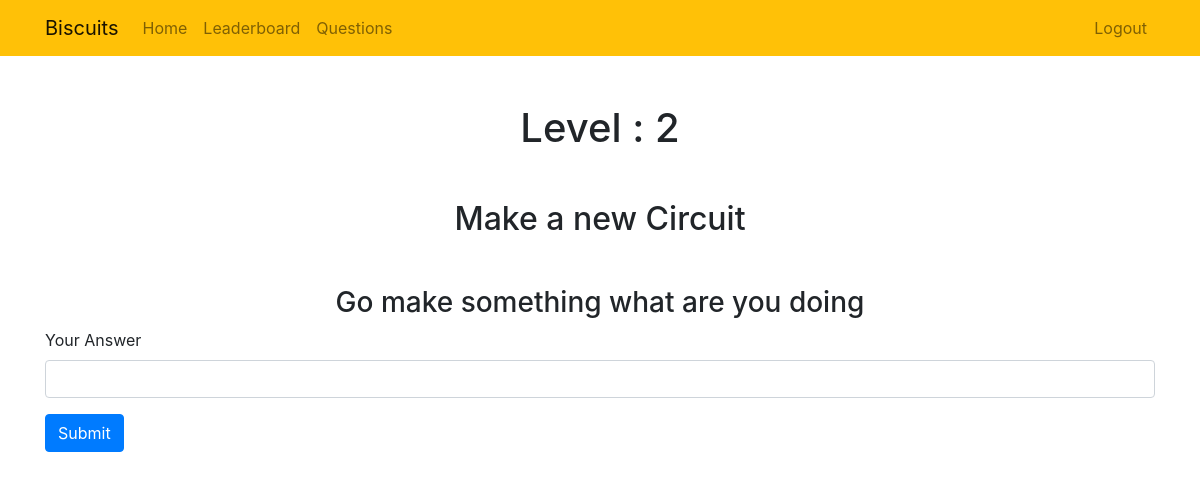
Page /questions/ (signed in) on the committed database.
### biscuitsrk/models.py (models this page shows, shortened)
class QuestionsModel(models.Model):
    level = models.IntegerField(default=0)
    title = models.CharField(max_length=100)
    description = models.TextField(blank=True)

### biscuitsrk/views.py (the view, shortened to what this page needs)
# urls.py: path('questions/', views.questions, name='questions'),
@login_required
def questions(request):
    u = get_object_or_404(Profile,user=request.user)
    if request.method=='GET':
        if u.answered == True:
            question = get_object_or_404(QuestionsModel, level=u.currentlevel)
            return render(request, 'biscuitsrk/questionsBlank.html',{'question':question,'u':u,"answers":[u.answer_history.split("\t"),u.response_history.split("\t")],"r":[x for x in range(len(u.response_history.split("\t")))]})
        question = get_object_or_404(QuestionsModel, level=u.currentlevel)
        return render(request, 'biscuitsrk/questions.html',{'question':question,'u':u,"answers":[u.answer_history.split("\t"),u.response_history.split("\t")],"r":[x for x in range(len(u.response_history.split("\t")))]})

### biscuitsrk/templates/biscuitsrk/questions.html (shortened to what this page needs)
{% extends "biscuitsrk/base.html" %}
{% block content %}
<h1 class="text-center mt-5" id="level">Level : {{ question.level }}</h1>
<h2 class="text-center mt-5" id="title">{{ question.title }}</h2>
<h3 class="text-center mt-5" id="full">{{ question.description }}</h3>
  <form method="POST">
    <div class="form-group">
        <label for="response">Your Answer</label>
        <input type="text" name="answer" class="form-control" id="response">
    </div>
    <button type="submit" class="btn btn-primary">Submit</button>
</form>
{% endblock %}

### rows in the picture
QuestionsModel: level "2", title "Make a new Circuit", description "Go make something what are you doing"
